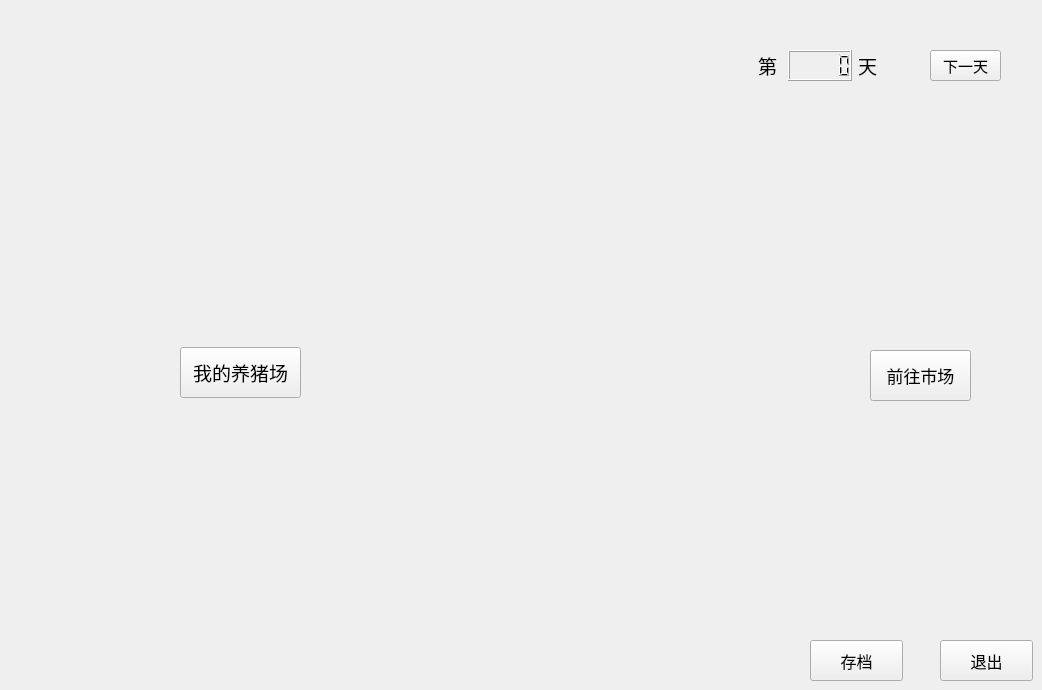
    <widget class="QWidget" name="mainwidge">
     <widget class="QPushButton" name="gomarket">
      <property name="geometry">
       <rect>
        <x>870</x>
        <y>350</y>
        <width>101</width>
        <height>51</height>
       </rect>
      </property>
      <property name="font">
       <font>
        <family>方正姚体</family>
        <pointsize>13</pointsize>
       </font>
      </property>
      <property name="text">
       <string>前往市场</string>
      </property>
     </widget>
     <widget class="QPushButton" name="timecontinue">
      <property name="geometry">
       <rect>
        <x>930</x>
        <y>50</y>
        <width>71</width>
        <height>31</height>
       </rect>
      </property>
      <property name="font">
       <font>
        <family>方正姚体</family>
        <pointsize>11</pointsize>
       </font>
      </property>
      <property name="text">
       <string>下一天</string>
      </property>
     </widget>
     <widget class="QPushButton" name="gopigfarm">
      <property name="geometry">
       <rect>
        <x>180</x>
        <y>347</y>
        <width>121</width>
        <height>51</height>
       </rect>
      </property>
      <property name="font">
       <font>
        <family>方正姚体</family>
        <pointsize>14</pointsize>
       </font>
      </property>
      <property name="text">
       <string>我的养猪场</string>
      </property>
     </widget>
     <widget class="QLabel" name="label">
      <property name="geometry">
       <rect>
        <x>758</x>
        <y>50</y>
        <width>21</width>
        <height>31</height>
       </rect>
      </property>
      <property name="font">
       <font>
        <family>方正姚体</family>
        <pointsize>14</pointsize>
       </font>
      </property>
      <property name="text">
       <string>第</string>
      </property>
     </widget>
     <widget class="QLabel" name="lable2">
      <property name="geometry">
       <rect>
        <x>858</x>
        <y>50</y>
        <width>21</width>
        <height>31</height>
       </rect>
      </property>
      <property name="font">
       <font>
        <family>方正姚体</family>
        <pointsize>14</pointsize>
       </font>
      </property>
      <property name="text">
       <string>天</string>
      </property>
     </widget>
     <widget class="QLCDNumber" name="time">
      <property name="geometry">
       <rect>
        <x>788</x>
        <y>50</y>
        <width>64</width>
        <height>31</height>
       </rect>
      </property>
     </widget>
     <widget class="QPushButton" name="save">
      <property name="geometry">
       <rect>
        <x>810</x>
        <y>640</y>
        <width>93</width>
        <height>41</height>
       </rect>
      </property>
      <property name="font">
       <font>
        <family>方正姚体</family>
        <pointsize>12</pointsize>
       </font>
      </property>
      <property name="text">
       <string>存档</string>
      </property>
     </widget>
     <widget class="QPushButton" name="save_2">
      <property name="geometry">
       <rect>
        <x>940</x>
        <y>640</y>
        <width>93</width>
        <height>41</height>
       </rect>
      </property>
      <property name="font">
       <font>
        <family>方正姚体</family>
        <pointsize>12</pointsize>
       </font>
      </property>
      <property name="text">
       <string>退出</string>
      </property>
     </widget>
    </widget>
